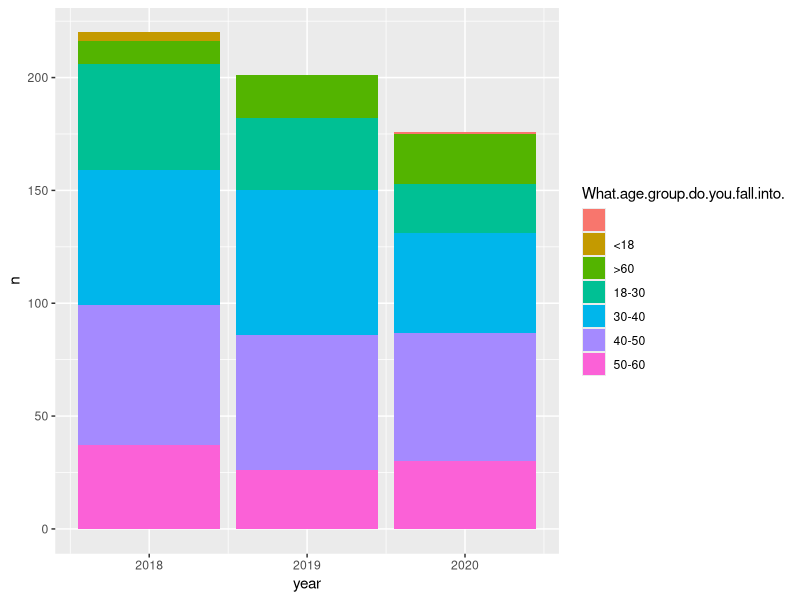
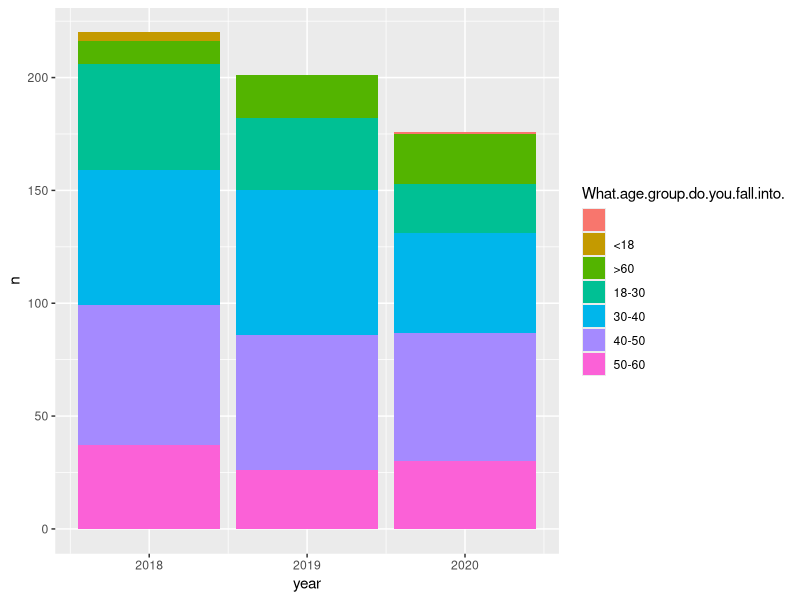

Generate these figures, in order, with R:
require(ggplot2)
require(ggthemes)
require(dplyr)

data <- read.csv("../processed-data/data-2018-2020.csv")

age.year <- data %>%  count( What.age.group.do.you.fall.into., year )

ggplot(age.year, aes(year,n,fill=What.age.group.do.you.fall.into.))+ geom_bar( stat='identity',position='stack')
ggsave("../illos/age-groups-years.png",width=8,height=6)
